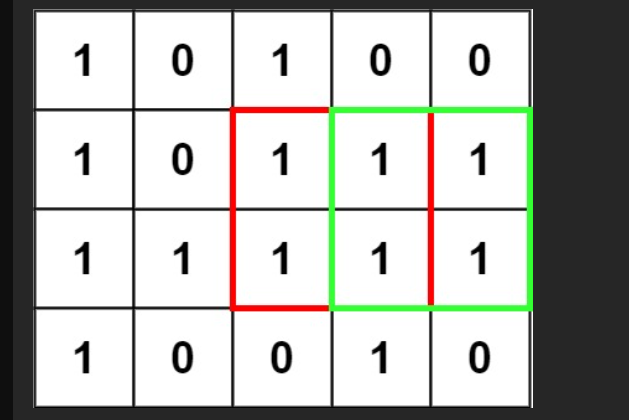
#> input picture Photos/test.png, 629 x 420 px, found by its file name
$ python rescale.py
#> lines starting #> are read from the running program, lines starting #| are printed output that depends on the picture
#> further down, img is the input picture: shape (420, 629, 3); mean B, G, R 180.3, 184, 183.6
import cv2 as cv


def rescale(frame,scale=0.75):
#> called with scale = 0.75
    width=int((frame.shape[1] * scale))
#> width = 471
    height=int((frame.shape[0] * scale))
#> height = 315

    dim=(width,height)
#> dim = (471, 315)
    return cv.resize(frame,dim,interpolation=cv.INTER_AREA)
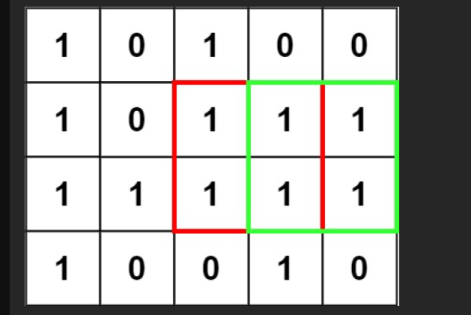
#> returned value: shape (315, 471, 3); mean of channels 0, 1, 2 180.3, 184, 183.6; drawn as B, G, R


img=cv.imread("Photos/test.png")
cv.imshow('Cat',img)
imgResized=rescale(img)
cv.imshow("Cat-2",imgResized)

cv.waitKey(0)
